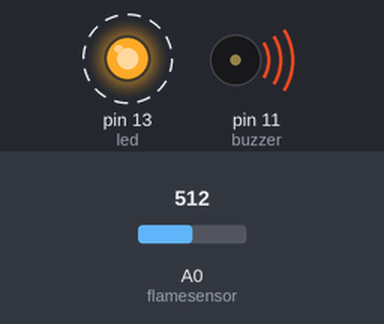
The sketch below on a simulated Arduino Uno, built with avr-gcc and run on an emulated ATmega328P. On the bench: output pins drawn as LEDs (lit = HIGH), buzzer (waves = sounding). Dashed ring = blinking. The inputs (shaded band) are chosen by the test bench; at power-on: A0 (flamesensor) = 512.

Above: at 0.9 s.
1.3 s: A0 (flamesensor) set to 1015
4.3 s: A0 (flamesensor) set to 1023
At 4.3 s:
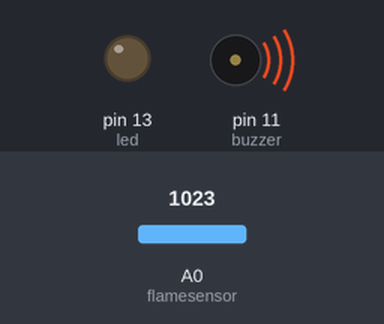
At 5.7 s:
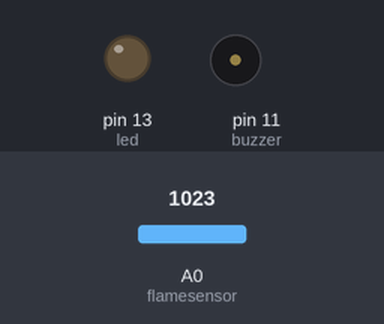
Timing chart, 0 to 7.3 s (numbered marks = the images above; inputs shaded):
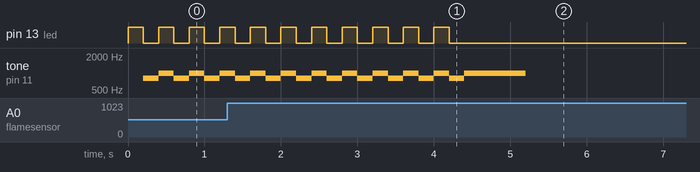

The sketch:

sketch_mar04a.ino
```cpp
int led = 13;
int buzzer = 11;
int flamesensor = A0;

void setup(){

    Serial.begin(9600);
    pinMode(led, OUTPUT);
    pinMode(buzzer, OUTPUT);
    pinMode(flamesensor, INPUT);

}

void loop(){

    int sensor = analogRead(flamesensor);

    //Serial.print("The flame reading is ");
  //  Serial.println(flamesensor);

    if(sensor < 1023){


        digitalWrite(led, HIGH);
        delay(200);
        tone(buzzer, 800, 800);
        digitalWrite(led, LOW);
        delay(200);
        tone(buzzer, 1000, 800);
        //delay(200);

    }

    else{

       digitalWrite(led, LOW);
       digitalWrite(buzzer, LOW);
       delay(200);
    }


}
```

Measured:
- the behaviour switches between 1022 and 1023 on A0 (flamesensor) (found by bisection; images 0 and 1)
- after the input at 4.3 s, pin 13 (led): stops changing and stays LOW
- by itself, pin 13 (led): alternates HIGH for 0.20 s and LOW for 0.20 s
